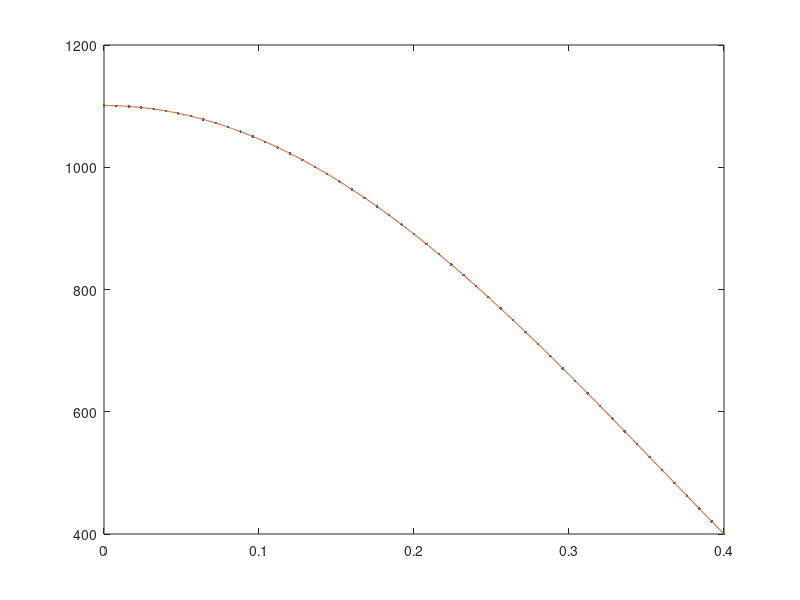
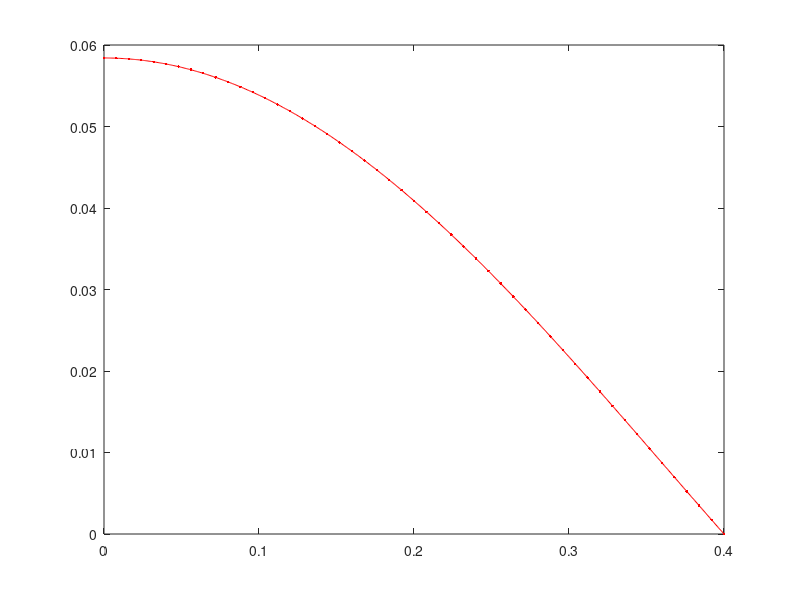

MATLAB code to generate these figures, in order:
function F=HC

% clear the console screen
clc; close all; 
% make the problem-data a global variable
global dat
% load the data structure with info pertaining to the physical problem
dat.diff=@cond;
dat.siga=@nothing;
dat.esrc=@esrc;
dat.pb_type='hc';
if(strcmp(dat.pb_type,'rad'))
    dat.width=40;
    dat.alpha=4;
else
    dat.width=0.4;
end
bc.left.type=0; %0=neumann, 1=robin, 2=dirichlet
bc.left.C=0; % (that data is C in: -Ddu/dn=C // u/4+D/2du/dn=C // u=C)
bc.rite.type=2;
bc.rite.C=400;
dat.bc=bc; clear bc;

% load the numerical parameters, npar, structure pertaining to numerics
% number of elements
npar.nel = 50;
% domain
npar.x = linspace(0,dat.width,npar.nel+1);
% polynomial degree
npar.porder=1;
% nbr of dofs per variable
npar.ndofs = npar.porder*npar.nel+1;
% for newton's solve
npar.max_newton = 250;
npar.atol_newton = 1e-9;
npar.rtol_newton = 1e-9;
npar.tol_newton_lin = 1e-6;
% 1=numjac  + LU
% 2=numjac  + Gmres
% 3=numjac  + Precond Gmres
% 4=matfree + Gmres
% 5=matfree + Precond Gmres
npar.newton_solve_option = 3;
myoptP=1; 
optP=0;  if(npar.newton_solve_option==3 || npar.newton_solve_option==5), optP=myoptP; end
npar.prec_opt=optP;
% scale variables
npar.scale=1;
dat.bc.left.C=dat.bc.left.C/npar.scale;
dat.bc.rite.C=dat.bc.rite.C/npar.scale;

% connectivity
gn=zeros(npar.nel,npar.porder+1);
gn(1,:)=linspace(1,npar.porder+1,npar.porder+1);
for iel=2:npar.nel
    gn(iel,:)=[gn(iel-1,end) , gn(iel-1,2:end)+npar.porder ];
end
npar.gn=gn; clear gn;

%%%% solve nonlinear forward problem
dat.adjoint=false;
[u,uf,xf] = solve_forward(npar);
% plot
figure(1)
x=linspace(0,dat.width,npar.ndofs);
plot(x,u,'.'); hold on
plot(xf,uf,'-'); hold all
%%% compute QoI:
QoI_forward = QoI(@response,u,npar)

%%%% solve nonlinear forward problem
dat.adjoint=true;
dat.diff_adjoint=@cond_adj;
dat.esrc_adjoint=@response;
dat.forward_sol=u;
dat.bc.rite.C=400*0;
[us,usf,xsf] = solve_adjoint(npar);
% plot
figure(2)
plot(x,us,'.r'); hold on
plot(xf,usf,'r-'); hold all
%%% compute QoI
QoI_adjoint = QoI(dat.esrc,us,npar)

% % % % verification is always good
% % % u(1)
% % %(5/2*3e11*40^2+400^5)^0.2 % rad
% % %3e4*0.4^2/2/5+400         % cond
% % 
% % % compute the L2 norm of the error
% % % create a high-order quadrature
% % [xq,wq] = GLNodeWt(25);
% % % store shapeset
% % [b,dbdx] = feshpln(xq,npar.porder);
% % local_err = 0;
% % a=[];
% % aa=[];
% % % loop over elements
% % for iel=1:npar.nel
% %     % element extremities
% %     x0=npar.x(iel);
% %     x1=npar.x(iel+1);
% %     % jacobian of the transformation to the ref. element
% %     Jac=(x1-x0)/2;
% %     % get x values in the interval
% %     x=(x1+x0)/2+xq*(x1-x0)/2;
% %     % b and dbdx(:,:) are of size (nbr of xq values) x (porder+1),
% %     % T is of length porder+1, 2/dx is the 1d jacobian
% %     % local_T is of length the # of points in the quadrature
% %     local_T    = b(:,:) * u(npar.gn(iel,:));
% %     if(strcmp(dat.pb_type,'rad'))
% %         local_Exa = ((dat.alpha+1).*(dat.esrc(x,local_T)).*(dat.width^2-x.^2)/2+dat.bc.rite.C^(dat.alpha+1)).^(1/(dat.alpha+1));
% %         a=[a local_Exa'];
% %         aa=[aa x'];
% %     else
% %         kdata=[1.05 2150 200 1];
% %         options = optimset('Display','off');
% %         for i=1:length(x)
% %             ci= @(z)  kdata(1)*(z-dat.bc.rite.C) + kdata(2)* log( (kdata(3)+kdata(4)*z    ) ...
% %                 ./(kdata(3)+kdata(4)*dat.bc.rite.C) )  -3e4*(dat.width^2-x(i)^2)/2;
% %             local_Exa(i,1)=fsolve(ci,dat.bc.rite.C,options);
% %         end
% %         a=[a local_Exa'];
% %         aa=[aa x'];
% %     end
% %     % compute local error
% %     local_err =  local_err + Jac*dot(wq , (local_T-local_Exa).^2 ) ;
% % end    
% % plot(aa,a,'r-')
% % % L2 norm
% % local_err=sqrt(local_err)
% % % L2 norm divided by mesh size ^ (p+1)
% % x0=npar.x(iel);x1=npar.x(iel+1);
% % local_err/(x1-x0)^(npar.porder+1)

return
end

%%%%%%%%%%%%%%%%%%%%%%%%%%%%%%%%%%%%%

function [T,Tf,xf]=solve_forward(npar)

% perform the Newton solve
T = newton(npar);

% finer representation for plotting
[Tf,xf] = finer(T,npar);

% resi = compute_residual(T,npar);
% J = compute_jacobian(T,npar,resi);
% 
% global dat 
% 
% siga_save=dat.siga; dat.siga=@nothing;
% diff_save=dat.diff; dat.diff=@nothing;
% rhs = compute_residual(T,npar);
% 
% dat.siga=siga_save;
% dat.diff=diff_save;

return
end
%%%%%%%%%%%%%%%%%%%%%%%%%%%%%%%%%%%%%

function [Ta,Taf,xf]=solve_adjoint(npar)

% perform the Newton solve
Ta = newton(npar);

% finer representation for plotting
[Taf,xf] = finer(Ta,npar);

return
end

%%%%%%%%%%%%%%%%%%%%%%%%%%%%%%%%%%%%%%%%%%%%%%

function  T=newton(npar)

global dat

% initial guess
if ~dat.adjoint
    T=ones(npar.ndofs,1)*400;
    T=linspace(1000,dat.bc.rite.C,npar.ndofs)';
else
    T=zeros(npar.ndofs,1);
    T=linspace(1000,dat.bc.rite.C,npar.ndofs)';
end
T=T/npar.scale;

% compute the residual
resi = compute_residual(T,npar);
% if dat.adjoint
%      J = compute_jacobian(T,npar,resi);
%      dat.diff_adjoint=@nothing3;
%      rhs = compute_residual(T,npar);
%      dat.diff_adjoint=@cond_adj;
% end
% compute its norm
norm_resi=norm(resi);
% compute stopping criterion
tol_newton = npar.atol_newton + npar.rtol_newton*norm_resi;

eigstudy=false;
if(npar.newton_solve_option>3),eigstudy=false;end

inewton=0;
while (inewton<npar.max_newton && norm_resi>tol_newton)
    inewton=inewton+1;
    fprintf('Newton iteration %i, ',inewton);
    % compute the jacobian matrix
    J = compute_jacobian(T,npar,resi);
    P = compute_precond(T,npar,npar.prec_opt);
    if(eigstudy)
%         P = compute_precond(T,npar,dat,1);
        figure(2)
        subplot(2,1,1);
        eigplot(full(J),2);
        subplot(2,1,2);
        JiP=J*inv(P);
        eigplot(full(JiP),2);
        fprintf('\n\tEst. of cond number for J: %g, \t for JiP: %g\n',condest(J),condest(JiP));
        figure(3);
        subplot(2,1,1);   spy(J);
        subplot(2,1,2);   spy(JiP);
    end
    % newton solve
    switch npar.newton_solve_option
        case {1}
            dT = -J\resi;
        case{2,3}
            % gmres(A,b,restart,tol,maxit,M1,M2,x0)
            restart=[];restart=ceil(length(J)/3);
            tol_newton_lin=npar.tol_newton_lin;
            [dT,flag,relres,iter,resvec] = gmres(J,-resi,restart,tol_newton_lin,[],P,[],[]);
            switch flag
                case{0}
                    fprintf('\tgmres converged');
                case{1}
                    fprintf('\tgmres did not converge');
                case{2}
                    fprintf('\tgmres: ill-conditioned');
                case{3}
                    fprintf('\tgmres stagnation');
            end
            fprintf('\titer statistics in gmres: %i, %i\n',iter(1),iter(2));
        case {4,5}
            restart=10;
            tol_newton_lin=npar.tol_newton_lin;
            [w,flag,relres,iter,resvec] = gmres(@Jv,-resi,restart,tol_newton_lin,150,[],[],[],... % the next line is for @afun arguments
                T,resi,npar,P);
            switch flag
                case{0}
                    fprintf('\tgmres converged');
                case{1}
                    fprintf('\tgmres did not converge');
                case{2}
                    fprintf('\tgmres: ill-conditioned');
                case{3}
                    fprintf('\tgmres stagnation');
            end
            fprintf('\titer statistics in gmres: %i, %i\n',iter(1),iter(2));
            dT=P\w;    
    end
    % new Newton iterate
    T=T+dT;        
    % compute the residual
    resi = compute_residual(T,npar);
    % compute its norm
    norm_resi=norm(resi);
    if(norm_resi<tol_newton)
        fprintf(' CONVERGED with ');
    end
    fprintf('Nonlinear residual error=%g, delta solution %g \n\n',norm_resi,norm(dT));
end

% re-scale
T=T*npar.scale;

return
end

%%%%%%%%%%%%%%%%%%%%%%%%%%%%%%%%%%%%%%%%%%%%%%

function [F]=compute_residual(T,npar)
% assemble the residual and apply BC

% make the problem-data a global variable
global dat

% shortcuts
porder= npar.porder;
gn    = npar.gn;
nel   = npar.nel;
% n: linear system size
n=npar.ndofs;
% allocate memory
F=zeros(n,1);

% compute local matrices
% load Gauss Legendre quadrature (GLQ is exact on polynomials of degree up to 2n-1,
% while using only integrand evaluations (n-point quadrature).
% estimate the max poly order (it comes from the mass matrix  when coef. are
% piecewise constant and the material mesh matches the computational mesh
[xq,wq] = GLNodeWt(2*(porder+1));
% initialize local residual vector
local_res=zeros(porder+1,1);
% store shapeset
[b,dbdx] =feshpln(xq,porder);

% definition of the weak form:
% int_domain (grad u D grad b) - int_bd_domain (b D grad u n) ...
%      + int_domain( XSa u b) = int_domain (b rhs)

% loop over elements
for iel=1:npar.nel
    % element extremities
    x0=npar.x(iel);
    x1=npar.x(iel+1);
    % jacobian of the transformation to the ref. element
    Jac=(x1-x0)/2;
    % get x values in the interval
    x=(x1+x0)/2+xq*(x1-x0)/2;
    % b and dbdx(:,:) are of size (nbr of xq values) x (porder+1),
    % T is of length porder+1, 2/dx is the 1d jacobian
    local_T         = b(:,:)    * T(gn(iel,:));
    local_dTdx      = dbdx(:,:) * T(gn(iel,:));
    s=dat.siga(x,npar.scale*local_T)*Jac;
    if ~dat.adjoint
        d=dat.diff(x,npar.scale*local_T)/Jac;
        q=dat.esrc(x,npar.scale*local_T)*Jac/npar.scale;
    else
        local_T_forward = b(:,:) * dat.forward_sol(gn(iel,:));
        d=dat.diff_adjoint(x,npar.scale*local_T,local_T_forward)/Jac;
        q=dat.esrc_adjoint(x,npar.scale*local_T)*Jac/npar.scale;
    end
    % compute local residual
    for i=1:porder+1
        local_res(i) =  dot(s.*wq.*b(:,i)    , local_T(:)) ...
            + dot(d.*wq.*dbdx(:,i) , local_dTdx(:)) ...
            - dot(q.*wq, b(:,i));
    end
    % assemble
    F(gn(iel,:)) = F(gn(iel,:)) + local_res;
end

% apply natural BC
Dirichlet_nodes=[];
Dirichlet_val=[];
switch dat.bc.left.type
    case 0 % Neumann, int_bd_domain (b D grad u n) is on the RHS
        F(1)=F(1)-dat.bc.left.C;
    case 1 % Robin
        F(1)=F(1)+1/2*T(1);
        F(1)=F(1)-2*dat.bc.left.C;
    case 2 % Dirichlet
        Dirichlet_nodes=[Dirichlet_nodes 1];
        Dirichlet_val=[Dirichlet_val dat.bc.left.C];
end
switch dat.bc.rite.type
    case 0 % Neumann, int_bd_domain (b D grad u n) is on the RHS
        F(n)=F(n)-dat.bc.rite.C;
    case 1 % Robin
        F(n)=F(n)+1/2*T(n);
        F(n)=F(n)-2*dat.bc.rite.C;
    case 2 % Dirichlet
        Dirichlet_nodes=[Dirichlet_nodes n];
        Dirichlet_val=[Dirichlet_val dat.bc.rite.C];
end
% apply Dirichlet BC
for i=1:length(Dirichlet_nodes);% loop on the number of constraints
    id=Dirichlet_nodes(i);      % extract the dof of a constraint
    bcval=Dirichlet_val(i);
    F(id)=T(id)-bcval;         % put the constrained value in the rhs
end

return
end


%%%%%%%%%%%%%%%%%%%%%%%%%%%%%%%%%%%%%%%%%%%%%%

function J=compute_jacobian(x,npar,F)

% make the problem-data a global variable
global dat

% compute Jacobian
n=length(x);
nnz_=(2*npar.porder+1)*npar.nel; % upperbound
J=spalloc(n,n,nnz_);
% choose epsi
epsi=choose_epsi(2,x);
for i = 1:n
    if((i==1 && dat.bc.left.type==2)||(i==n && dat.bc.rite.type==2))
        J(:,i)=0; J(i,i)=1;
        continue
    end
    % choose a component in vector epsi (if it is a vector)
    if(length(epsi)==1)
        i_=1;
    else
        i_=i;
    end
    % perturbation to build numerical Jacobian column by column
    v=zeros(n,1);
    v(i)   = 1;
    x_pert = x + epsi(i_)*v;
    % evaluate perturbed residual
    Feps = compute_residual(x_pert,npar);
    J(:,i) = (Feps - F) /epsi(i_);
end
% add transient + SS contributions
% J=speye(nn)-0.5*dt*J;

return
end

%%%%%%%%%%%%%%%%%%%%%%%%%%%%%%%%%%%%%%%%%%%%%%

function  [out]=Jv(xkrylov,T,F,npar,P)

% make the problem-data a global variable
global dat

if(dat.bc.left.type==2)
    xkrylov(1)=0;
end
if(dat.bc.rite.type==2)
    xkrylov(end)=0;
end
% % choose epsi
% epsi=choose_epsi(3,T,norm(xkrylov));
% if(length(epsi)>1), error('epsi in Jv should be of length 1'); end
% preconditioning step
xkrylov=P\xkrylov;
% choose epsi
epsi=choose_epsi(3,T,norm(xkrylov));
if(length(epsi)>1), error('epsi in Jv should be of length 1'); end
% perturb newton state
T_pert = T + epsi*xkrylov;
% perturbed residual
Feps = compute_residual(T_pert,npar);
% FD formula
out =(Feps - F) /epsi;

return
end

%%%%%%%%%%%%%%%%%%%%%%%%%%%%%%%%%%%%%%%%%%%%%%

function epsi=choose_epsi(opt,vec,norm_kry)

if(nargin==3)
    if(norm_kry<eps),norm_kry=1; end
end
b=sqrt(eps);
switch opt
    case 0
        epsi = b; % returns a scalar
    case 1
        epsi = (1+vec)*b; % returns a vector
    case 2 % column by column
        epsi=b*max(abs(vec),1).*sign_(vec); % returns a vector
    case 3
        if(nargin<3), error('Not enough argument in choose_epsi'); end
        epsi=b/(length(vec)*norm_kry)*norm(1+vec,1); % returns a scalar
end

return
end

%%%%%%%%%%%%%%%%%%%%%%%%%%%%%%%%%%%%%%%%%%%%%%

function sg=sign_(x)

sg=sign(x);
if(x==0), sg=1; end

return
end

%%%%%%%%%%%%%%%%%%%%%%%%%%%%%%%%%%%%%

function [A]=compute_precond(T,npar,optP)
% assemble the P matrix, with various options:
% optP=0: Identity
% optP=1: compute k(T) at quad points
% optP=1a: compute k(T) at quad points using T^(0)
% optP=2: compute kave per element
% optP=2a: compute kave per element using T^(0)
% the options with a are actually managed outside of this function

% make the problem-data a global variable
global dat

if(optP==0)
    A=speye(length(T));
    return
end

% shortcuts
porder= npar.porder;
gn    = npar.gn;
nel   = npar.nel;
% ideally, we would analyze the connectivity to determine nnz
nnz=(porder+1)*nel; %this is an upperbound, not exact
% n: linear system size
n=npar.ndofs;
% allocate memory
A=spalloc(n,n,nnz);
% initialize local matrices/vectors
m=zeros(porder+1,porder+1);
k=m;
local_mat=m;

% compute local matrices
% load Gauss Legendre quadrature (GLQ is exact on polynomials of degree up to 2n-1,
% while using only integrand evaluations (n-point quadrature).
% estimate the max poly order (it comes from the mass matrix  when coef. are
% piecewise constant and the material mesh matches the computational mesh
if(optP==1)
    poly_max=2*(porder+1);
    [xq,wq] = GLNodeWt(poly_max);
    % store shapeset
    [b,dbdx] =feshpln(xq,porder);
else
    poly_max=porder+1;
    [xq,wq] = GLNodeWt(poly_max);
    % store shapeset
    [b,dbdx] =feshpln(xq,porder);
    % compute local matrices + load vector
    for i=1:porder+1
        for j=1:porder+1
            m(i,j)= dot(wq.*b(:,i)    , b(:,j));
            k(i,j)= dot(wq.*dbdx(:,i) , dbdx(:,j));
        end
    end
    % increase quadrature order to compute kave over each element
    poly_max=2*(porder+1);
    [xq,wq] = GLNodeWt(poly_max);
    % store shapeset
    [b,dbdx] =feshpln(xq,porder);
end

% definition of the weak form:
% int_domain (grad u D grad b) - int_bd_domain (b D grad u n) ...
%      + int_domain( XSa u b) = int_domain (b rhs)

% loop over elements
for iel=1:npar.nel
    % element extremities
    x0=npar.x(iel);
    x1=npar.x(iel+1);
    % jacobian of the transformation to the ref. element
    Jac=(x1-x0)/2;
    % get x values in the interval
    x=(x1+x0)/2+xq*(x1-x0)/2;
    if(optP==1)
        % b and dbdx(:,:) are of size (nbr of xq values) x (porder+1),
        local_T    = b(:,:) * T(gn(iel,:));
        s=dat.siga(x,npar.scale*local_T);
        if ~dat.adjoint
            d=dat.diff(x,npar.scale*local_T)/Jac;
        else
            local_T_forward = b(:,:) * dat.forward_sol(gn(iel,:));
            d=dat.diff_adjoint(x,npar.scale*local_T,local_T_forward)/Jac;
        end
        % compute local matrices
        for i=1:porder+1
            for j=1:porder+1
                m(i,j)= dot(s.*wq.*b(:,i)    , b(:,j));
                k(i,j)= dot(d.*wq.*dbdx(:,i) , dbdx(:,j));
            end
        end
        local_mat = m*Jac + k/Jac;
    else
        % first compute ave_cond
        % b and dbdx(:,:) are of size (nbr of xq values) x (porder+1),
        if ~dat.adjoint
            local_T    = b(:,:) * T(gn(iel,:));
            d=dat.diff(x,npar.scale*local_T);
        else
            local_T_forward = b(:,:) * dat.forward_sol(gn(iel,:));
            d=dat.diff_adjoint(x,npar.scale*local_T,local_T_forward)/Jac;
        end
        ave_cond = dot(wq, d)/sum(wq);
        % then compute local mat
        local_mat =  0*m*Jac + ave_cond*k/Jac;
    end
    % assemble
    A(gn(iel,:),gn(iel,:)) = A(gn(iel,:),gn(iel,:)) + local_mat;
end

% apply natural BC
Dirichlet_nodes=[];
Dirichlet_val=[];
switch dat.bc.left.type
    case 0 % Neumann, int_bd_domain (b D grad u n) is on the RHS
%         rhs(1)=rhs(1)+dat.bc.left.C;
    case 1 % Robin
        A(1,1)=A(1,1)+1/2;
%         rhs(1)=rhs(1)+2*dat.bc.left.C;
    case 2 % Dirichlet
        Dirichlet_nodes=[Dirichlet_nodes 1];
        Dirichlet_val=[Dirichlet_val dat.bc.left.C];
end
switch dat.bc.rite.type
    case 0 % Neumann, int_bd_domain (b D grad u n) is on the RHS
%         rhs(n)=rhs(n)+dat.bc.rite.C;
    case 1 % Robin
        A(n,n)=A(n,n)+1/2;
%         rhs(n)=rhs(n)+2*dat.bc.rite.C;
    case 2 % Dirichlet
        Dirichlet_nodes=[Dirichlet_nodes n];
        Dirichlet_val=[Dirichlet_val dat.bc.rite.C];
end
% apply Dirichlet BC
for i=1:length(Dirichlet_nodes);% loop on the number of constraints
    id=Dirichlet_nodes(i);      % extract the dof of a constraint
    bcval=Dirichlet_val(i);
%     rhs=rhs-bcval*A(:,id);  % modify the rhs using constrained value
    A(id,:)=0; % set all the id-th row to zero
    A(:,id)=0; % set all the id-th column to zero (symmetrize A)
    A(id,id)=1;            % set the id-th diagonal to unity
%     rhs(id)=bcval;         % put the constrained value in the rhs
end

return
end

%%%%%%%%%%%%%%%%%%%%%%%%%%%%%%%%%%%%%%%%%%%%%%

function [QoI]=QoI(r,T,npar)
% compute the QoI

% shortcuts
porder= npar.porder;
gn    = npar.gn;
nel   = npar.nel;
% n: linear system size
n=npar.ndofs;

% compute local matrices
% load Gauss Legendre quadrature (GLQ is exact on polynomials of degree up to 2n-1,
% while using only integrand evaluations (n-point quadrature).
% estimate the max poly order (it comes from the mass matrix  when coef. are
% piecewise constant and the material mesh matches the computational mesh
[xq,wq] = GLNodeWt(2*(porder+1));
% initialize local residual vector
local_res=zeros(porder+1,1);
% store shapeset
[b,dbdx] =feshpln(xq,porder);

QoI=0;
% loop over elements
for iel=1:npar.nel
    % element extremities
    x0=npar.x(iel);
    x1=npar.x(iel+1);
    % jacobian of the transformation to the ref. element
    Jac=(x1-x0)/2;
    % get x values in the interval
    x=(x1+x0)/2+xq*(x1-x0)/2;
    % b and dbdx(:,:) are of size (nbr of xq values) x (porder+1),
    % T is of length porder+1, 2/dx is the 1d jacobian
    local_T    = b(:,:) * T(gn(iel,:));
    q=r(x,local_T)*Jac;
    % compute local response
    QoI = QoI +  dot(q.*wq , local_T(:)) ;
end

return
end

%%%%%%%%%%%%%%%%%%%%%%%%%%%%%%%%%%%%%

function [Tf,xf]=finer(T,npar)

cut=10;
% shortcuts
porder= npar.porder;
gn    = npar.gn;
nel   = npar.nel;
% n: linear system size
n=nel*(porder+cut)+1;
% allocate memory
F=zeros(n,1);

xq=linspace(-1,1,porder+1+cut);
[b,dbdx] =feshpln(xq,porder);
% loop over elements
xf=[]; Tf=[];
for iel=1:npar.nel
    % element extremities
    x0=npar.x(iel);
    x1=npar.x(iel+1);
    % get x values in the interval
    x=(x1+x0)/2+xq*(x1-x0)/2;
    % b and dbdx(:,:) are of size (nbr of xq values) x (porder+1),
    % T is of length porder+1, 2/dx is the 1d jacobian
    local_T    = b(:,:) * T(gn(iel,:));
    if(iel==1)
        xf=[xf x];
        Tf=[Tf; local_T];
    else
        xf=[xf x(2:end)];
        Tf=[Tf; local_T(2:end)];
    end
end

return
end

%%%%%%%%%%%%%%%%%%%%%%%%%%%%%%%%%%%%%

function [shapefun,dhdx]=feshpln (xv,p)
% computes the finite element basis functions and their first derivatives
% for any order p
% here, we use Lagrangian FE functions

xd=linspace(-1,1,p+1);

shapefun=zeros(length(xv),p+1);
dhdx    =zeros(length(xv),p+1);

% shape function
for i=1:p+1
    num=1.;
    den=1.;
    for j=1:p+1
        if(j~=i)
            num=num.*(xv-xd(j));
            den=den.*(xd(i)-xd(j));
        end
    end
    shapefun(:,i)=num./den;
end

% derivative of the shape function
for i=1:p+1
    sum=0.;
    den=1.;
    for j=1:p+1
        if(j~=i)
            num=1;
            for k=1:p+1
                if((k~=i)&&(k~=j))
                    num=num.*(xv-xd(k));
                end
            end
            sum=sum+num;
            den=den.*(xd(i)-xd(j));
        end
    end
    dhdx(:,i)=sum./den;
end

return
end

%%%%%%%%%%%%%%%%%%%%%%%%%%%%%%%%%%%%%%

function [x,w] = GLNodeWt(n)
% GLNodeWt  Nodes and weights for Gauss-Legendre quadrature of arbitrary order
%           obtained by solving an eigenvalue problem
%
% Synopsis:  [x,w] = GLNodeWt(n)
%
% Input:     n = order of quadrature rule
%
% Output:    x = vector of nodes
%            w = vector of weights

%  Algorithm based on ideas from Golub and Welsch, and Gautschi.  For a
%  condensed presentation see H.R. Schwarz, "Numerical Analysis: A
%  Comprehensive Introduction," 1989, Wiley.  Original MATLAB
%  implementation by H.W. Wilson and L.H. Turcotte, "Advanced Mathematics
%  and Mechanics Applications Using MATLAB," 2nd ed., 1998, CRC Press

beta   = (1:n-1)./sqrt(4*(1:n-1).^2 - 1);
J      = diag(beta,-1) + diag(beta,1);    % eig(J) needs J in full storage
[V,D]  = eig(J);
[x,ix] = sort(diag(D));  %  nodes are eigenvalues, which are on diagonal of D
w      = 2*V(1,ix)'.^2;  %  V(1,ix)' is column vector of first row of sorted V

return
end

%%%%%%%%%%%%%%%%%%%%%%%%%%%%%%%%%%%%%
function y=cond(x,T)
% conductivity function. may depend on space and temperature

% make the problem-data a global variable
global dat

if(strcmp(dat.pb_type,'rad'))
    y=T.^dat.alpha;
else
    kdata=[1.05 2150 200 1];
    % kdata=[5 0 200 1];
    y = kdata(1) + kdata(2)./( kdata(3)+kdata(4)*T);
end

return
end
%%%%%%%%%%%%%%%%%%%%%%%%%%%%%%%%%%%%%
function y=cond_adj(x,T,Tforward)
% conductivity function used in adjoint eqs.
y=cond(x,Tforward);
% y(:)=1;
return
end
%%%%%%%%%%%%%%%%%%%%%%%%%%%%%%%%%%%%%
function y=diffu(x,T)
y=1+0*0.5*x.^2;
return
end
%%%%%%%%%%%%%%%%%%%%%%%%%%%%%%%%%%%%%
function y=siga(x,T)
y=x;
return
end
%%%%%%%%%%%%%%%%%%%%%%%%%%%%%%%%%%%%%
function y=nothing(~,~)
y=0;
return
end
%%%%%%%%%%%%%%%%%%%%%%%%%%%%%%%%%%%%%
function y=nothing3(~,~,~)
y=0;
return
end
%%%%%%%%%%%%%%%%%%%%%%%%%%%%%%%%%%%%%
function y=esrc(x,T)

% make the problem-data a global variable
global dat

if(strcmp(dat.pb_type,'rad'))
    y=3e11;
else
    y=3e4;
end

return
end
%%%%%%%%%%%%%%%%%%%%%%%%%%%%%%%%%%%%%
function y=response(x,T)
global dat
y=1/dat.width;
return
end
%%%%%%%%%%%%%%%%%%%%%%%%%%%%%%%%%%%%%
